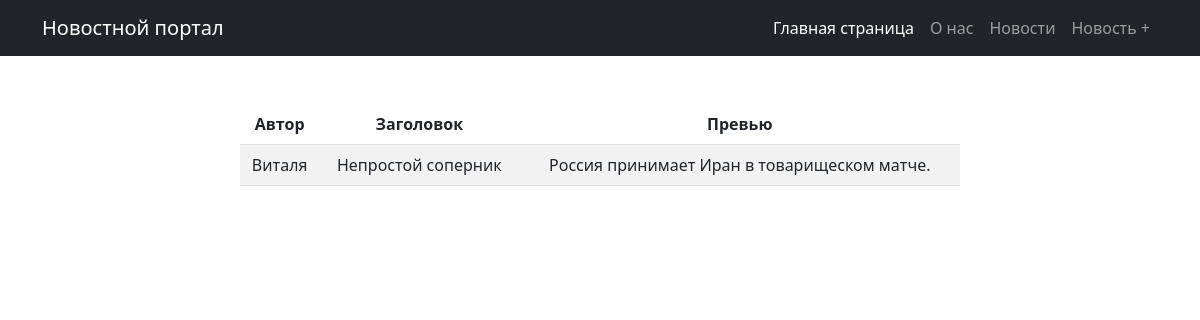
The page /news/1/ on the database its author committed.
### news/models.py (models this page shows, shortened)
class Post(models.Model):
    news = "NW"
    articles = "AR"
    TYPE_CHOICES = ((news, "Новость"),(articles, "Статья"))
    author = models.ForeignKey(Author, on_delete=models.CASCADE)
    post_type = models.CharField(max_length=100, choices=TYPE_CHOICES, default=news)
    Category = models.ManyToManyField(Category, through= "PostCategory")
    created_at = models.DateTimeField(auto_now_add=True)
    title = models.CharField(max_length=100)
    text = models.TextField()
    rating = models.IntegerField(default=0)

class Author(models.Model):
    user = models.OneToOneField(User, on_delete=models.CASCADE)
    rating = models.IntegerField(default=0)

### news/views.py (the view)
# urls.py: path('<int:pk>/', PostDetailView.as_view(), name = 'post_detail'),
class PostDetailView(DetailView):
    model = Post
    context_object_name = 'post'
    template_name = 'news/post_detail.html'

### templates/news/post_detail.html (shortened to what this page needs)
{% extends 'flatpages/default.html' %}
{% load news_filters %)
{% block title %}
{% block content %}
<div class="container mt-5">
    <div class="row">
        <div class="col-lg-8 offset-lg-2">
            <table class="table table-striped">
                <thead>
                <tr>
                    <th>Автор</th>
                    <th> Заголовок</th>
                    <th> Превью</th>
                </tr>
                </thead>
                <tbody>
                <tr>
                    <td>{{ post.author.user.username }}</td>
                    <td>{{ post.title }}</td>
                    <td>{{ post.text }}</td>
                </tr>
                </tbody>
            </table>
        </div>
    </div>
</div>
{% endblock content %}

### rows shown on the page
Post: author.user.username "Виталя", title "Непростой соперник", text "Россия принимает Иран в товарищеском матче."
